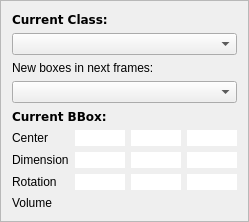
       <widget class="QFrame" name="frame">
        <property name="sizePolicy">
         <sizepolicy hsizetype="Preferred" vsizetype="Minimum">
          <horstretch>0</horstretch>
          <verstretch>0</verstretch>
         </sizepolicy>
        </property>
        <property name="minimumSize">
         <size>
          <width>230</width>
          <height>0</height>
         </size>
        </property>
        <property name="frameShape">
         <enum>QFrame::StyledPanel</enum>
        </property>
        <property name="frameShadow">
         <enum>QFrame::Sunken</enum>
        </property>
        <layout class="QVBoxLayout" name="verticalLayout_4">
         <item>
          <widget class="QLabel" name="current_label_title">
           <property name="sizePolicy">
            <sizepolicy hsizetype="Preferred" vsizetype="Maximum">
             <horstretch>0</horstretch>
             <verstretch>0</verstretch>
            </sizepolicy>
           </property>
           <property name="font">
            <font>
             <family>DejaVu Sans,Arial</family>
             <weight>75</weight>
             <bold>true</bold>
            </font>
           </property>
           <property name="text">
            <string>Current Class:</string>
           </property>
          </widget>
         </item>
          <item>
              <widget class="QComboBox" name="current_class_dropdown">
                  <property name="sizePolicy">
                      <sizepolicy hsizetype="Minimum" vsizetype="Fixed">
                          <horstretch>0</horstretch>
                          <verstretch>0</verstretch>
                      </sizepolicy>
                  </property>
              </widget>
          </item>
             <item>
              <widget class="QLabel" name="next_class_title">
               <property name="text">
                <string>New boxes in next frames:</string>
               </property>
               <property name="toolTip">
                <string>Class every new box gets when you move to the next frames, so one pass can label poles and the next pass wires.</string>
               </property>
              </widget>
             </item>
             <item>
              <widget class="QComboBox" name="combo_next_class">
               <property name="toolTip">
                <string>Class used for new boxes frame after frame (persists across frames).</string>
               </property>
              </widget>
             </item>

         <item>
          <widget class="QLabel" name="current_bbox_title">
           <property name="sizePolicy">
            <sizepolicy hsizetype="Preferred" vsizetype="Maximum">
             <horstretch>0</horstretch>
             <verstretch>0</verstretch>
            </sizepolicy>
           </property>
           <property name="font">
            <font>
             <family>DejaVu Sans,Arial</family>
             <weight>75</weight>
             <bold>true</bold>
            </font>
           </property>
           <property name="text">
            <string>Current BBox:</string>
           </property>
          </widget>
         </item>
         <item>
          <layout class="QGridLayout" name="bbox_parameter_grid" rowminimumheight="0,0,0,0" columnminimumwidth="0,0,0,0">
           <property name="sizeConstraint">
            <enum>QLayout::SetDefaultConstraint</enum>
           </property>
           <property name="topMargin">
            <number>0</number>
           </property>
           <property name="verticalSpacing">
            <number>6</number>
           </property>
           <item row="2" column="1">
            <widget class="QLineEdit" name="edit_rot_x">
             <property name="sizePolicy">
              <sizepolicy hsizetype="Fixed" vsizetype="Fixed">
               <horstretch>0</horstretch>
               <verstretch>0</verstretch>
              </sizepolicy>
             </property>
             <property name="maximumSize">
              <size>
               <width>50</width>
               <height>25</height>
              </size>
             </property>
             <property name="sizeIncrement">
              <size>
               <width>0</width>
               <height>0</height>
              </size>
             </property>
             <property name="baseSize">
              <size>
               <width>0</width>
               <height>0</height>
              </size>
             </property>
             <property name="styleSheet">
              <string notr="true">color: #696969;</string>
             </property>
             <property name="frame">
              <bool>false</bool>
             </property>
             <property name="alignment">
              <set>Qt::AlignRight|Qt::AlignTrailing|Qt::AlignVCenter</set>
             </property>
             <property name="dragEnabled">
              <bool>false</bool>
             </property>
             <property name="readOnly">
              <bool>false</bool>
             </property>
             <property name="clearButtonEnabled">
              <bool>false</bool>
             </property>
            </widget>
           </item>
           <item row="1" column="2">
            <widget class="QLineEdit" name="edit_width">
             <property name="sizePolicy">
              <sizepolicy hsizetype="Fixed" vsizetype="Fixed">
               <horstretch>0</horstretch>
               <verstretch>0</verstretch>
              </sizepolicy>
             </property>
             <property name="maximumSize">
              <size>
               <width>50</width>
               <height>25</height>
              </size>
             </property>
             <property name="sizeIncrement">
              <size>
               <width>0</width>
               <height>0</height>
              </size>
             </property>
             <property name="baseSize">
              <size>
               <width>0</width>
               <height>0</height>
              </size>
             </property>
             <property name="styleSheet">
              <string notr="true">color: #696969;</string>
             </property>
             <property name="frame">
              <bool>false</bool>
             </property>
             <property name="alignment">
              <set>Qt::AlignRight|Qt::AlignTrailing|Qt::AlignVCenter</set>
             </property>
             <property name="dragEnabled">
              <bool>false</bool>
             </property>
            </widget>
           </item>
           <item row="2" column="3">
            <widget class="QLineEdit" name="edit_rot_z">
             <property name="sizePolicy">
              <sizepolicy hsizetype="Fixed" vsizetype="Fixed">
               <horstretch>0</horstretch>
               <verstretch>0</verstretch>
              </sizepolicy>
             </property>
             <property name="maximumSize">
              <size>
               <width>50</width>
               <height>25</height>
              </size>
             </property>
             <property name="sizeIncrement">
              <size>
               <width>0</width>
               <height>0</height>
              </size>
             </property>
             <property name="baseSize">
              <size>
               <width>0</width>
               <height>0</height>
              </size>
             </property>
             <property name="styleSheet">
              <string notr="true">color: #696969;</string>
             </property>
             <property name="frame">
              <bool>false</bool>
             </property>
             <property name="alignment">
              <set>Qt::AlignRight|Qt::AlignTrailing|Qt::AlignVCenter</set>
             </property>
             <property name="dragEnabled">
              <bool>false</bool>
             </property>
            </widget>
           </item>
           <item row="0" column="0">
            <widget class="QLabel" name="center_label">
             <property name="sizePolicy">
              <sizepolicy hsizetype="Maximum" vsizetype="Preferred">
               <horstretch>0</horstretch>
               <verstretch>0</verstretch>
              </sizepolicy>
             </property>
             <property name="text">
              <string>Center</string>
             </property>
            </widget>
           </item>
           <item row="2" column="0">
            <widget class="QLabel" name="rotations_label">
             <property name="sizePolicy">
              <sizepolicy hsizetype="Maximum" vsizetype="Preferred">
               <horstretch>0</horstretch>
               <verstretch>0</verstretch>
              </sizepolicy>
             </property>
             <property name="text">
              <string>Rotation</string>
             </property>
            </widget>
           </item>
           <item row="2" column="2">
            <widget class="QLineEdit" name="edit_rot_y">
             <property name="sizePolicy">
              <sizepolicy hsizetype="Fixed" vsizetype="Fixed">
               <horstretch>0</horstretch>
               <verstretch>0</verstretch>
              </sizepolicy>
             </property>
             <property name="maximumSize">
              <size>
               <width>50</width>
               <height>25</height>
              </size>
             </property>
             <property name="sizeIncrement">
              <size>
               <width>0</width>
               <height>0</height>
              </size>
             </property>
             <property name="baseSize">
              <size>
               <width>0</width>
               <height>0</height>
              </size>
             </property>
             <property name="styleSheet">
              <string notr="true">color: #696969;</string>
             </property>
             <property name="frame">
              <bool>false</bool>
             </property>
             <property name="alignment">
              <set>Qt::AlignRight|Qt::AlignTrailing|Qt::AlignVCenter</set>
             </property>
             <property name="dragEnabled">
              <bool>false</bool>
             </property>
             <property name="readOnly">
              <bool>false</bool>
             </property>
            </widget>
           </item>
           <item row="1" column="3">
            <widget class="QLineEdit" name="edit_height">
             <property name="sizePolicy">
              <sizepolicy hsizetype="Fixed" vsizetype="Fixed">
               <horstretch>0</horstretch>
               <verstretch>0</verstretch>
              </sizepolicy>
             </property>
             <property name="maximumSize">
              <size>
               <width>50</width>
               <height>25</height>
              </size>
             </property>
             <property name="sizeIncrement">
              <size>
               <width>0</width>
               <height>0</height>
              </size>
             </property>
             <property name="baseSize">
              <size>
               <width>0</width>
               <height>0</height>
              </size>
             </property>
             <property name="styleSheet">
              <string notr="true">color: #696969;</string>
             </property>
             <property name="frame">
              <bool>false</bool>
             </property>
             <property name="alignment">
              <set>Qt::AlignRight|Qt::AlignTrailing|Qt::AlignVCenter</set>
             </property>
             <property name="dragEnabled">
              <bool>false</bool>
             </property>
            </widget>
           </item>
           <item row="1" column="1">
            <widget class="QLineEdit" name="edit_length">
             <property name="sizePolicy">
              <sizepolicy hsizetype="Fixed" vsizetype="Fixed">
               <horstretch>0</horstretch>
               <verstretch>0</verstretch>
              </sizepolicy>
             </property>
             <property name="maximumSize">
              <size>
               <width>50</width>
               <height>25</height>
              </size>
             </property>
             <property name="sizeIncrement">
              <size>
               <width>0</width>
               <height>0</height>
              </size>
             </property>
             <property name="baseSize">
              <size>
               <width>0</width>
               <height>0</height>
              </size>
             </property>
             <property name="styleSheet">
              <string notr="true">color: #696969;</string>
             </property>
             <property name="frame">
              <bool>false</bool>
             </property>
             <property name="alignment">
              <set>Qt::AlignRight|Qt::AlignTrailing|Qt::AlignVCenter</set>
             </property>
             <property name="dragEnabled">
              <bool>false</bool>
             </property>
            </widget>
           </item>
           <item row="0" column="3">
            <widget class="QLineEdit" name="edit_pos_z">
             <property name="sizePolicy">
              <sizepolicy hsizetype="Fixed" vsizetype="Fixed">
               <horstretch>0</horstretch>
               <verstretch>0</verstretch>
              </sizepolicy>
             </property>
             <property name="maximumSize">
              <size>
               <width>50</width>
               <height>25</height>
              </size>
             </property>
             <property name="sizeIncrement">
              <size>
               <width>0</width>
               <height>0</height>
              </size>
             </property>
             <property name="baseSize">
              <size>
               <width>0</width>
               <height>0</height>
              </size>
             </property>
             <property name="styleSheet">
              <string notr="true">color: #696969;</string>
             </property>
             <property name="frame">
              <bool>false</bool>
             </property>
             <property name="alignment">
              <set>Qt::AlignRight|Qt::AlignTrailing|Qt::AlignVCenter</set>
             </property>
             <property name="dragEnabled">
              <bool>false</bool>
             </property>
            </widget>
           </item>
           <item row="1" column="0">
            <widget class="QLabel" name="dimensions_label">
             <property name="sizePolicy">
              <sizepolicy hsizetype="Maximum" vsizetype="Preferred">
               <horstretch>0</horstretch>
               <verstretch>0</verstretch>
              </sizepolicy>
             </property>
             <property name="text">
              <string>Dimension</string>
             </property>
            </widget>
           </item>
           <item row="0" column="2">
            <widget class="QLineEdit" name="edit_pos_y">
             <property name="sizePolicy">
              <sizepolicy hsizetype="Fixed" vsizetype="Fixed">
               <horstretch>0</horstretch>
               <verstretch>0</verstretch>
              </sizepolicy>
             </property>
             <property name="maximumSize">
              <size>
               <width>50</width>
               <height>25</height>
              </size>
             </property>
             <property name="sizeIncrement">
              <size>
               <width>0</width>
               <height>0</height>
              </size>
             </property>
             <property name="baseSize">
              <size>
               <width>0</width>
               <height>0</height>
              </size>
             </property>
             <property name="styleSheet">
              <string notr="true">color: #696969;</string>
             </property>
             <property name="frame">
              <bool>false</bool>
             </property>
             <property name="alignment">
              <set>Qt::AlignRight|Qt::AlignTrailing|Qt::AlignVCenter</set>
             </property>
             <property name="dragEnabled">
              <bool>false</bool>
             </property>
            </widget>
           </item>
           <item row="0" column="1">
            <widget class="QLineEdit" name="edit_pos_x">
             <property name="sizePolicy">
              <sizepolicy hsizetype="Fixed" vsizetype="Fixed">
               <horstretch>0</horstretch>
               <verstretch>0</verstretch>
              </sizepolicy>
             </property>
             <property name="maximumSize">
              <size>
               <width>50</width>
               <height>25</height>
              </size>
             </property>
             <property name="sizeIncrement">
              <size>
               <width>0</width>
               <height>0</height>
              </size>
             </property>
             <property name="baseSize">
              <size>
               <width>0</width>
               <height>0</height>
              </size>
             </property>
             <property name="styleSheet">
              <string notr="true">color: #696969;</string>
             </property>
             <property name="frame">
              <bool>false</bool>
             </property>
             <property name="alignment">
              <set>Qt::AlignRight|Qt::AlignTrailing|Qt::AlignVCenter</set>
             </property>
             <property name="dragEnabled">
              <bool>false</bool>
             </property>
            </widget>
           </item>
           <item row="3" column="0">
            <widget class="QLabel" name="label_volume">
             <property name="text">
              <string>Volume</string>
             </property>
            </widget>
           </item>
           <item row="3" column="1">
            <widget class="QLabel" name="volume_value_label">
             <property name="sizePolicy">
              <sizepolicy hsizetype="Fixed" vsizetype="Fixed">
               <horstretch>0</horstretch>
               <verstretch>0</verstretch>
              </sizepolicy>
             </property>
             <property name="maximumSize">
              <size>
               <width>50</width>
               <height>25</height>
              </size>
             </property>
             <property name="styleSheet">
              <string notr="true">color: #696969; margin-right: 3px;</string>
             </property>
             <property name="text">
              <string/>
             </property>
             <property name="alignment">
              <set>Qt::AlignRight|Qt::AlignTrailing|Qt::AlignVCenter</set>
             </property>
             <property name="indent">
              <number>0</number>
             </property>
            </widget>
           </item>
          </layout>
         </item>
        </layout>
       </widget>
